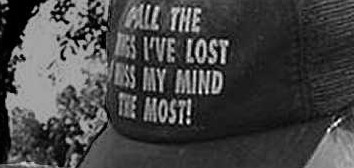
#> input picture Lab8/Cap.jpg, 354 x 168 px
$ python lab8.py   (older library calls are emulated)
#> lines starting #> are read from the running program, lines starting #| are printed output that depends on the picture; after the words box and inside, x2 and y2 are one past the last pixel; in counts of white or black regions, pixels touching at a corner belong together; long printed decimals are rounded
import numpy as np
import cv2
import matplotlib.pyplot as plt

"Noman Shafqat SE5A 111572"

def butterworth(ft,cuttof,order,type="low"):

    filter=np.zeros(ft.shape)
    midx=filter.shape[0]/2
    midy=filter.shape[1]/2

    if(type=="low"):

        for i in range(0,filter.shape[0]):
            for j in range(0,filter.shape[1]):
                distance=np.sqrt((i - midx) ** 2 + (j - midy) ** 2)
                filter[i][j]=1/(1+np.power(distance/cuttof,order))
            #print(filter[i])

    else:
        for i in range(0,filter.shape[0]):
            for j in range(0,filter.shape[1]):
                distance=np.sqrt((i - midx) ** 2 + (j - midy) ** 2)
                filter[i][j]=(1/(1+np.power(distance/cuttof,order)))
                filter[i][j]=1- filter[i][j]
            #print(filter[i])

    return filter


def ideal(ft,cuttof,type="low"):

    filter=np.zeros(ft.shape)
    midx=filter.shape[0]/2
    midy=filter.shape[1]/2

    if(type=="low"):

        for i in range(0,filter.shape[0]):
            for j in range(0,filter.shape[1]):
                distance=np.sqrt((i - midx) ** 2 + (j - midy) ** 2)
                if(distance<cuttof):
                    filter[i][j]=1
                else:
                    filter[i][j]=0

            #print(filter[i])

    else:
        for i in range(0,filter.shape[0]):
            for j in range(0,filter.shape[1]):
                distance=np.sqrt((i - midx) ** 2 + (j - midy) ** 2)
                if (distance < cuttof):
                    filter[i][j] = 0
                else:
                    filter[i][j] = 1

            #print(filter[i])

    return filter


def guassian(ft,cuttoff,type="low"):
    filter = np.zeros(ft.shape)
    midx = filter.shape[0] / 2
    midy = filter.shape[1] / 2

    if (type == "low"):

        for i in range(0, filter.shape[0]):
            for j in range(0, filter.shape[1]):
                distance = ((i - midx) ** 2 + (j - midy) ** 2)
                filter[i][j] = np.exp(-distance/(2*cuttoff))
                # print(filter[i])

    else:
        for i in range(0, filter.shape[0]):
            for j in range(0, filter.shape[1]):
                distance = np.sqrt((i - midx) ** 2 + (j - midy) ** 2)
                distance = ((i - midx) ** 2 + (j - midy) ** 2)
                filter[i][j] = np.exp(-distance / (2 * cuttoff))
                filter[i][j] = 1 - filter[i][j]
                # print(filter[i])

    return filter


def im2double(im):
    info = np.iinfo(im.dtype) # Get the data type of the input image
    return im.astype(np.float) / info.max # Divide all values by the largest possible value in the datatype


def doubetounit(im):
    return np.multiply(im,255).astype('unit')


def task1():
    image = cv2.imread("Cap.jpg", 0)
#> image is the input picture: shape (168, 354); min 0, max 255, mean 69.4
    fft_orig = np.fft.fftshift(np.fft.fft2(image))

    recon_image = np.abs(np.fft.ifft2(np.fft.ifftshift(fft_orig)))

    low=butterworth(fft_orig,30,6,"low")
#> after the loop in butterworth, `for i in range(0,filter.shape[0]):`:
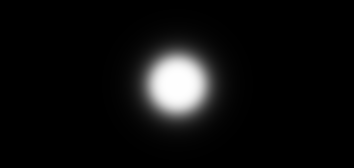
#> filter: shape (168, 354) float64; min 1.29e-05, max 1, mean 0.0573
    high=butterworth(fft_orig,30,6,"high")
#> call 2 of butterworth, with ft = array of shape (168, 354), cuttof = 30, order = 6, type = 'high'
#> after the loop in butterworth (call 2), `for i in range(0,filter.shape[0]):`:
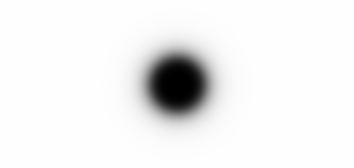
#> filter: shape (168, 354) float64; min 0, max 1, mean 0.943

    lowpass_filtered=np.multiply(low,fft_orig)
    lowpass_filtered = np.abs(np.fft.ifft2(np.fft.ifftshift(lowpass_filtered)))

    highpass_filtered=np.multiply(high,fft_orig)
    highpass_filtered = np.abs(np.fft.ifft2(np.fft.ifftshift(highpass_filtered)))

    print(recon_image)
#> (printed output is left out)

    plt.subplot(321)
    plt.imshow( abs(np.log10(fft_orig)) , cmap='gray')
    plt.axis('off')


    plt.subplot(322)
    plt.imshow( abs(recon_image), cmap='gray')
    plt.axis('off')

    plt.subplot(323)
    plt.imshow(high, cmap='gray')
    plt.axis('off')

    plt.subplot(324)
    plt.title("ButterWorth highpass")
    plt.imshow( highpass_filtered.astype("uint"), cmap='gray')
    plt.axis('off')

    plt.subplot(325)

    plt.imshow(low, cmap='gray')
    plt.axis('off')

    plt.subplot(326)
    plt.title("ButterWorth lowpass")

    plt.imshow( lowpass_filtered.astype("uint"), cmap='gray')
    plt.axis('off')

    plt.show()


def task2():
    image = cv2.imread("Cameraman.bmp", 0)
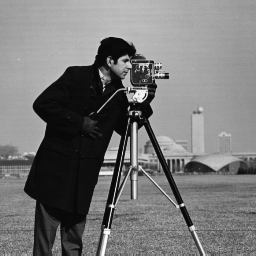
#> input picture Lab8/Cameraman.bmp, 256 x 256 px
#> image is the input picture: shape (256, 256); min 7, max 253, mean 118.7
    image=im2double(image)
    fft_orig = np.fft.fftshift(np.fft.fft2(image))
    recon_image = np.abs(np.fft.ifft2(np.fft.ifftshift(fft_orig)))
#> recon_image: shape (256, 256) float64

    max=np.max(abs(fft_orig))
#> max = 30512.7
    min=np.min(abs(fft_orig))
#> min = 0.047

    print(max,min)
#| 30512.659 0.04705

    low = ideal(fft_orig, 30 ,"low")
#> after the loop in ideal, `for i in range(0,filter.shape[0]):`:
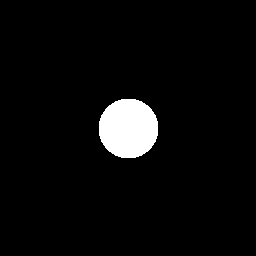
#> filter: shape (256, 256) float64; values 0 (black) and 1 (white), 4.3% white; 1 white region, box (x1, y1, x2, y2) and area: (99, 99, 158, 158) 2809
    high = ideal(fft_orig, 30,"high")

    lowpass_filtered = np.multiply(low, fft_orig)
    lowpass_filtered = np.abs(np.fft.ifft2(np.fft.ifftshift(lowpass_filtered)))
#> lowpass_filtered: shape (256, 256) float64

    highpass_filtered = np.multiply(high, fft_orig)
    highpass_filtered = np.abs(np.fft.ifft2(np.fft.ifftshift(highpass_filtered)))
#> highpass_filtered: shape (256, 256) float64
    #print(highpass_filtered)

    plt.subplot(421)
    plt.imshow(abs(np.log10(fft_orig)), cmap='gray')
    plt.axis('off')
    #print(recon_image)
    plt.subplot(422)
    plt.imshow(recon_image, cmap='gray')
    plt.axis('off')


    plt.subplot(423)
    plt.imshow(high, cmap='gray')
    plt.axis('off')

    plt.subplot(424)
    plt.title("Ideal highpass")

    plt.imshow(highpass_filtered, cmap='gray')
    plt.axis('off')

    plt.subplot(425)
    plt.imshow(low, cmap='gray')
    plt.axis('off')

    plt.subplot(426)
    plt.title("Ideal lowpass")

    plt.imshow(lowpass_filtered, cmap='gray')
    plt.axis('off')

    plt.show()
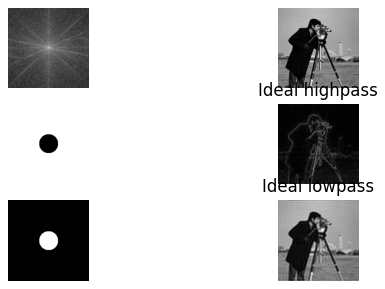
#> figure drawn by matplotlib, 6 panels


def task3():
    image = cv2.imread("Cameraman.bmp", 0)
    image = im2double(image)
    fft_orig = np.fft.fftshift(np.fft.fft2(image))
    recon_image = np.abs(np.fft.ifft2(np.fft.ifftshift(fft_orig)))

    max = np.max(abs(fft_orig))
#> max = 30512.7
    min = np.min(abs(fft_orig))
#> min = 0.047

    print(max, min)
#| 30512.659 0.04705

    low = guassian(fft_orig, 30, "low")
    high = guassian(fft_orig, 30, "high")
#> call 2 of guassian, with ft = array of shape (256, 256), cuttoff = 30, type = 'high'
#> after the loop in guassian (call 2), `for i in range(0, filter.shape[0]):`:
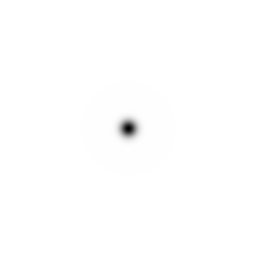
#> filter: shape (256, 256) float64; min 0, max 1, mean 0.997

    lowpass_filtered = np.multiply(low, fft_orig)
    lowpass_filtered = np.abs(np.fft.ifft2(np.fft.ifftshift(lowpass_filtered)))

    highpass_filtered = np.multiply(high, fft_orig)
    highpass_filtered = np.abs(np.fft.ifft2(np.fft.ifftshift(highpass_filtered)))
    # print(highpass_filtered)
    plt.subplot(421)
    plt.imshow(abs(np.log10(fft_orig)), cmap='gray')
    plt.axis('off')
    # print(recon_image)
    plt.subplot(322)
    plt.imshow(recon_image, cmap='gray')
    plt.axis('off')

    plt.subplot(323)
    plt.imshow(high, cmap='gray')
    plt.axis('off')

    plt.subplot(324)
    plt.title("Guassian highpass")

    plt.imshow(highpass_filtered, cmap='gray')
    plt.axis('off')

    plt.subplot(325)
    plt.imshow(low, cmap='gray')
    plt.axis('off')

    plt.subplot(326)
    plt.title("Guassian lowpass")

    plt.imshow(lowpass_filtered, cmap='gray')
    plt.axis('off')

    plt.show()
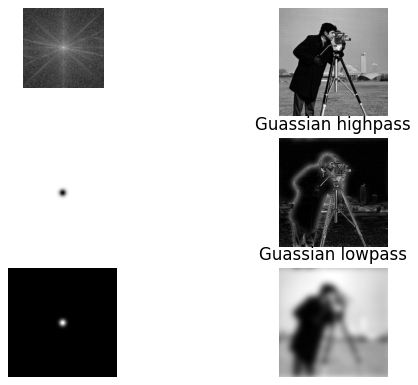
#> figure drawn by matplotlib, 6 panels

task1()
task2()
task3()
